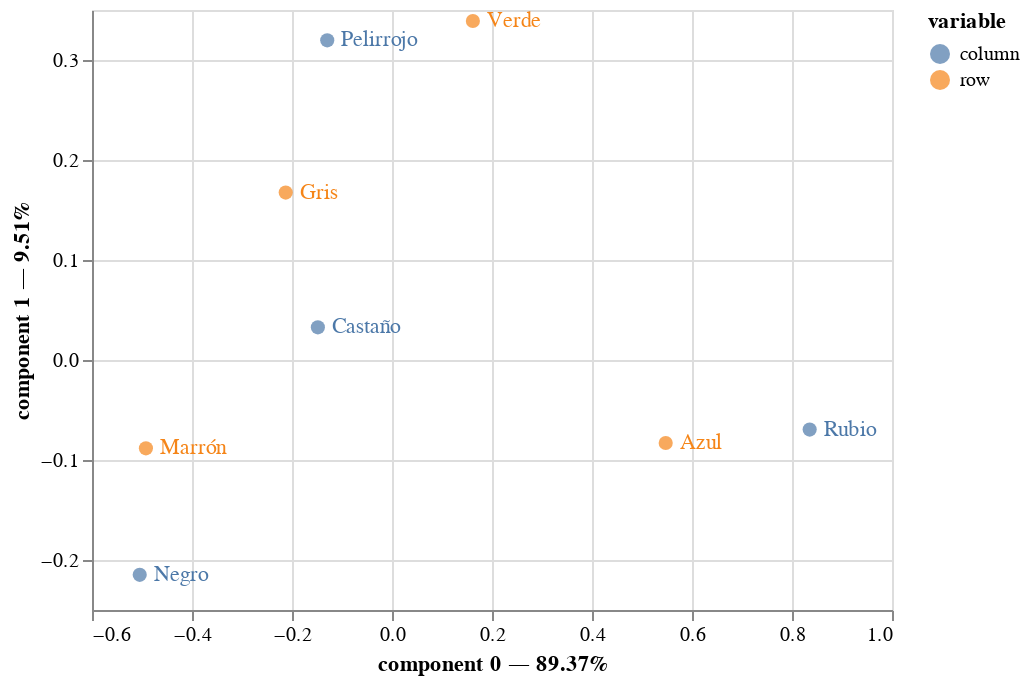

Notebook source saved alongside this figure:
### Code cell
base = F_1.plot(F1, x_component=0, y_component=1)
base2 = F_1.plot(F1, x_component=0, y_component=1).mark_text(align='left', dx=7).encode(text="value")
base+base2

### Figure 1 — Vega-Lite specification as saved in the notebook (floating-point values rounded to 4 significant figures)
{"config": {"view": {"continuousWidth": 400, "continuousHeight": 300}}, "layer": [{"data": {"name": "data-c78b08dd08ede299c4d098351b00533c"}, "mark": {"type": "circle", "size": 50}, "encoding": {"color": {"field": "variable", "type": "nominal"}, "tooltip": [{"field": "variable", "type": "nominal"}, {"field": "value", "type": "nominal"}, {"field": "component 0", "type": "quantitative"}, {"field": "component 1", "type": "quantitative"}], "x": {"axis": {"title": "component 0 — 89.37%"}, "field": "component 0", "scale": {"zero": false}, "type": "quantitative"}, "y": {"axis": {"title": "component 1 — 9.51%"}, "field": "component 1", "scale": {"zero": false}, "type": "quantitative"}}, "selection": {"selector037": {"type": "interval", "bind": "scales", "encodings": ["x", "y"]}}}, {"data": {"name": "data-c78b08dd08ede299c4d098351b00533c"}, "mark": {"type": "text", "align": "left", "dx": 7}, "encoding": {"color": {"field": "variable", "type": "nominal"}, "text": {"field": "value", "type": "nominal"}, "tooltip": [{"field": "variable", "type": "nominal"}, {"field": "value", "type": "nominal"}, {"field": "component 0", "type": "quantitative"}, {"field": "component 1", "type": "quantitative"}], "x": {"axis": {"title": "component 0 — 89.37%"}, "field": "component 0", "scale": {"zero": false}, "type": "quantitative"}, "y": {"axis": {"title": "component 1 — 9.51%"}, "field": "component 1", "scale": {"zero": false}, "type": "quantitative"}}, "selection": {"selector038": {"type": "interval", "bind": "scales", "encodings": ["x", "y"]}}}], "$schema": "https://vega.github.io/schema/vega-lite/v4.17.0.json", "datasets": {"data-c78b08dd08ede299c4d098351b00533c": [{"component 0": -0.4922, "component 1": -0.08832, "component 2": -0.02161, "variable": "row", "value": "Marrón"}, {"component 0": -0.2126, "component 1": 0.1674, "component 2": 0.1005, "variable": "row", "value": "Gris"}, {"component 0": 0.1618, "component 1": 0.339, "component 2": -0.0876, "variable": "row", "value": "Verde"}, {"component 0": 0.5474, "component 1": -0.08295, "component 2": 0.004709, "variable": "row", "value": "Azul"}, {"component 0": -0.5046, "component 1": -0.2148, "component 2": -0.05551, "variable": "column", "value": "Negro"}, {"component 0": -0.1483, "component 1": 0.03267, "component 2": 0.0488, "variable": "column", "value": "Castaño"}, {"component 0": -0.1295, "component 1": 0.3196, "component 2": -0.08315, "variable": "column", "value": "Pelirrojo"}, {"component 0": 0.8353, "component 1": -0.06958, "component 2": -0.01621, "variable": "column", "value": "Rubio"}]}}
